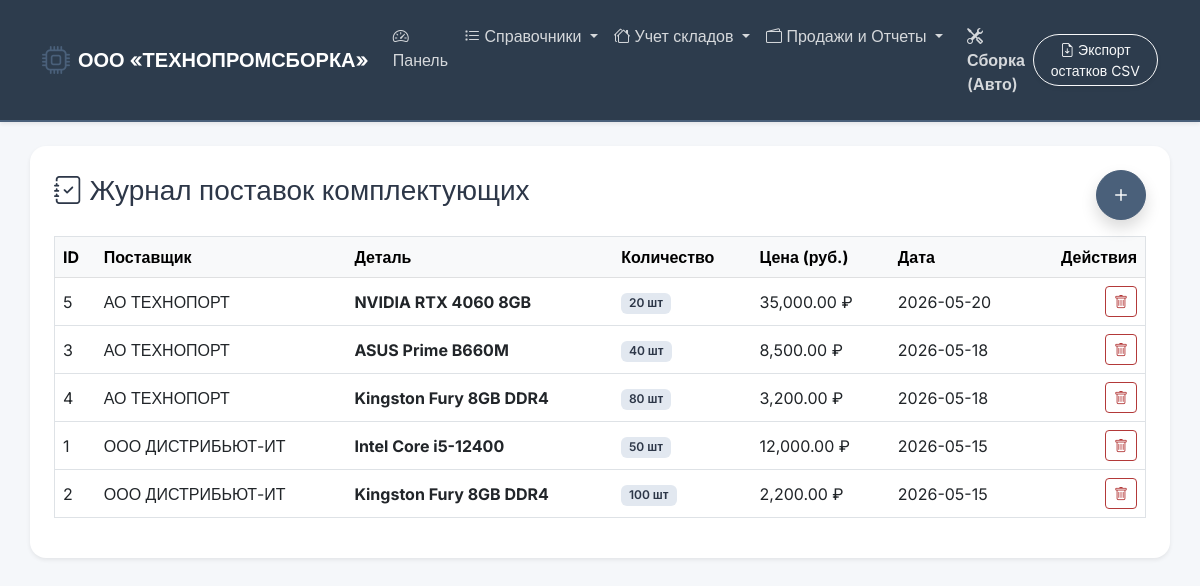
The page /supplies on the database its author committed.
### tables this page shows
CREATE TABLE part_supply (
        id_supply INTEGER PRIMARY KEY AUTOINCREMENT,
        supplier_id INTEGER,
        part_id INTEGER,
        quantity INTEGER NOT NULL,
        price REAL NOT NULL,
        supply_date TEXT NOT NULL,
        FOREIGN KEY (supplier_id) REFERENCES supplier (id_supplier) ON DELETE CASCADE,
        FOREIGN KEY (part_id) REFERENCES part (id_part) ON DELETE CASCADE
    );

CREATE TABLE supplier (
        id_supplier INTEGER PRIMARY KEY AUTOINCREMENT,
        name TEXT NOT NULL UNIQUE,
        contact_info TEXT
    );

CREATE TABLE part (
        id_part INTEGER PRIMARY KEY AUTOINCREMENT,
        name TEXT NOT NULL,
        article TEXT NOT NULL UNIQUE,
        category_id INTEGER,
        FOREIGN KEY (category_id) REFERENCES part_category (id_category) ON DELETE SET NULL
    );

### app.py (the view, shortened to what this page needs)
@app.route('/supplies', methods=['GET', 'POST'])
def supplies():
    conn = get_db_connection()
    data = conn.execute('''
        SELECT ps.*, s.name as supplier_name, p.name as part_name
        FROM part_supply ps
        JOIN supplier s ON ps.supplier_id = s.id_supplier
        JOIN part p ON ps.part_id = p.id_part
        ORDER BY ps.supply_date DESC
    ''').fetchall()
    suppliers_list = conn.execute('SELECT * FROM supplier').fetchall()
    parts_list = conn.execute('SELECT * FROM part').fetchall()
    conn.close()
    return render_template('supplies.html', data=data, suppliers=suppliers_list, parts=parts_list)

### app.py (called while the page is built)
def get_db_connection():
    conn = sqlite3.connect('database.db')
    conn.row_factory = sqlite3.Row
    return conn

### templates/supplies.html (shortened to what this page needs)
{% extends 'base.html' %}
{% block content %}
<div class="d-flex justify-content-between align-items-center mb-3">
    <h3><i class="bi bi-journal-check"></i> Журнал поставок комплектующих</h3>
    <button class="btn btn-primary rounded-circle shadow" data-bs-toggle="modal" data-bs-target="#addModal" style="width: 50px; height: 50px; font-size: 24px; line-height: 1;">
        <i class="bi bi-plus"></i>
    </button>
</div>
<table class="table table-hover align-middle border">
    <thead class="table-light">
        <tr><th>ID</th><th>Поставщик</th><th>Деталь</th><th>Количество</th><th>Цена (руб.)</th><th>Дата</th><th class="text-end">Действия</th></tr>
    </thead>
    <tbody>
        {% for row in data %}
        <tr>
            <td>{{ row.id_supply }}</td>
            <td>{{ row.supplier_name }}</td>
            <td><strong>{{ row.part_name }}</strong></td>
            <td><span class="badge bg-dark">{{ row.quantity }} шт</span></td>
            <td>{{ "{:,.2f}".format(row.price) }} ₽</td>
            <td>{{ row.supply_date }}</td>
            <td class="text-end">
                <a href="/delete_supply/{{ row.id_supply }}" class="btn btn-sm btn-outline-danger" onclick="return confirm('Удалить эту поставку? Будет произведен пересчет остатков на складе.');">
                    <i class="bi bi-trash"></i>
                </a>
            </td>
        </tr>
        {% endfor %}
    </tbody>
</table>
{% endblock %}

### templates/base.html (style rules this page uses)
:root { --primary-color: #4a607a; --primary-hover: #384b60; --secondary-color: #6c7a89; --bg-color: #f5f7fa; --text-color: #2d3748; --card-border: #e2e8f0; --success-color: #3b7a57; --success-hover: #2d5f43; --danger-color: #b33939; --danger-hover: #8c2c2c; }
body { font-family: 'Inter', sans-serif; background-color: var(--bg-color); color: var(--text-color); }
.btn-primary { background-color: var(--primary-color) !important; border-color: var(--primary-color) !important; }
.btn-outline-danger { color: var(--danger-color) !important; border-color: var(--danger-color) !important; }
.table { color: var(--text-color) !important; }
.table-light { background-color: #eaeff5 !important; color: #4a5568 !important; }
.badge.bg-dark { background-color: #e2e8f0 !important; color: #2d3748 !important; font-weight: 600; }

### rows shown on the page
part_supply: id_supply "5", supplier_name "АО ТЕХНОПОРТ", part_name "NVIDIA RTX 4060 8GB", quantity "20", price "35,000.00", supply_date "2026-05-20"
part_supply: id_supply "3", supplier_name "АО ТЕХНОПОРТ", part_name "ASUS Prime B660M", quantity "40", price "8,500.00", supply_date "2026-05-18"
part_supply: id_supply "4", supplier_name "АО ТЕХНОПОРТ", part_name "Kingston Fury 8GB DDR4", quantity "80", price "3,200.00", supply_date "2026-05-18"
part_supply: id_supply "1", supplier_name "ООО ДИСТРИБЬЮТ-ИТ", part_name "Intel Core i5-12400", quantity "50", price "12,000.00", supply_date "2026-05-15"
part_supply: id_supply "2", supplier_name "ООО ДИСТРИБЬЮТ-ИТ", part_name "Kingston Fury 8GB DDR4", quantity "100", price "2,200.00", supply_date "2026-05-15"
